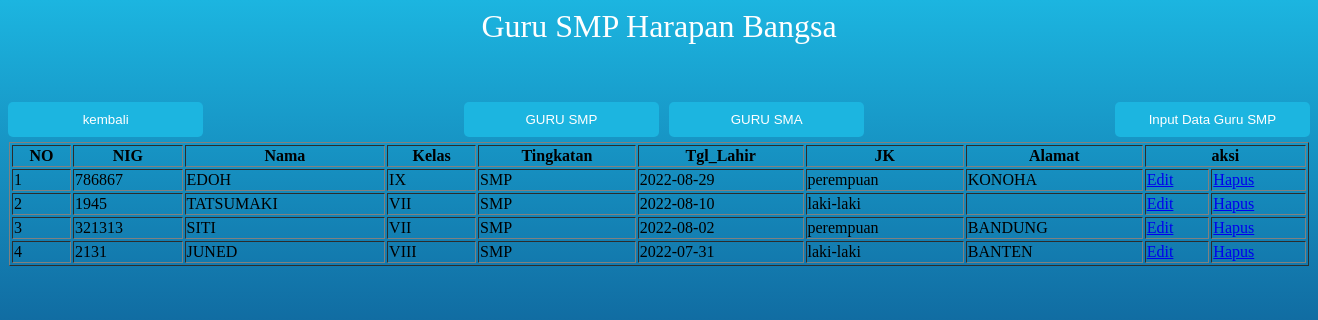
The app's page /gurusmp.php (signed in) with its own data.
### tables this page shows
CREATE TABLE `guru` (
  `NIG` int(11) NOT NULL,
  `nama` varchar(50) NOT NULL,
  `tgl_lahir` date NOT NULL,
  `jk` varchar(20) NOT NULL,
  `alamat` varchar(225) NOT NULL,
  `kelas` varchar(10) NOT NULL,
  `Tingkatan` varchar(10) NOT NULL,
  `nama_jurusan` varchar(50) DEFAULT NULL
);

### user_gurusmp.php (called while the page is built, shortened)
<?php
class UserGuru
{
    public function showData()
	{
        $conn = new Koneksi();
        $db=$conn->metal();
		$stmt=$db->prepare("SELECT NIG,nama,kelas,Tingkatan,tgl_lahir,jk,alamat FROM guru where kelas='VII' OR kelas='VIII' OR kelas='IX' AND Tingkatan='SMP'");
		$stmt->execute();
		return $stmt;
	}
}

### gurusmp.php (the view, shortened to what this page needs)
<?php
require 'user_gurusmp.php';
$obj = new UserGuru();
?>
<h1>Guru SMP Harapan Bangsa</h1>
<link rel="stylesheet" type="text/css" href="css/smp.css">
<form action = "input_guru.php" method ="POST" name="login">
<input type ="submit" class="tombol_input1" name = "submit" value = "Input Data Guru SMP">
<center>
<table class= 'table table-bordered table-responsive'>
 <tr>
 <tr>
 <table border="1" width="1300px" >
 <tr>
     <th>NO</th>
     <th>NIG</th>
     <th>Nama</th>
     <th>Kelas</th>
     <th>Tingkatan</th>
     <th>Tgl_Lahir</th>
     <th>JK</th>
     <th>Alamat</th>
     <th colspan="5">aksi</th>
 </tr>
</center>
 <?php
$no=1;
	$data=$obj->showData();
	if($data->rowCount()>0){
	while($row=$data->fetch(PDO::FETCH_ASSOC)){
?>
<tr>
	<td><?php echo $no; ?></td>
	<td><?php echo $row['NIG']; ?></td>
	<td><?php echo $row['nama']; ?></td>
    <td><?php echo $row['kelas']; ?></td>
    <td><?php echo $row['Tingkatan']; ?></td>
    <td><?php echo $row['tgl_lahir']; ?></td>
    <td><?php echo $row['jk']; ?></td>
    <td><?php echo $row['alamat']; ?></td>
    <td><a href="editguru.php?NIG=<?php echo $row['NIG']; ?>">Edit</a></td>
    <td><a href="proses_delete_guru.php?NIG=<?php echo $row['NIG']; ?>">Hapus</a></td>
    </tr>
    </form>
<?php
$no+=1; }
}else{
echo '<tr>
		<td> Not found</td>
    </tr>';
}
?>
 <form action = "guru.php" method ="POST" name="kembali">
<input type ="submit" class="tombol_kembali" name = "kembali" value = "kembali">
 </form>
 <form action = "gurusmp.php" method ="POST" name="gurusmp">
    <input type ="submit" class="tombol2" name = "gurusmp" value = "GURU SMP">
    </form>
    <form action = "gurusma.php" method ="POST" name="gurusma">
    <input type ="submit" class="tombol2" name = "gurusma" value = "GURU SMA">
    </form>

### css/smp.css (style rules this page uses)
h1 { text-align: center; color: white; font-weight: 100; }
.tombol_input1 { background: #1cb5e0; color: white; font-size: 10pt; width: 15%; border: cornflowerblue; border-radius: 5px; padding: 10px 10px; margin-bottom: 5px; color :white; float:right; }
.tombol_kembali { background: #1cb5e0; color: white; font-size: 10pt; width: 15%; border: cornflowerblue; border-radius: 5px; padding: 10px 10px; margin-bottom: 5px; color :white; float:left; }
.tombol2 { background: #1cb5e0; color: white; font-size: 10pt; width: 15%; border: cornflowerblue; border-radius: 5px; padding: 10px 10px; margin-bottom: 5px; margin-left: 10px; color :white; }

### records on screen
guru: NIG "786867", nama "EDOH", kelas "IX", Tingkatan "SMP", tgl_lahir "2022-08-29", jk "perempuan", alamat "KONOHA"
guru: NIG "1945", nama "TATSUMAKI", kelas "VII", Tingkatan "SMP", tgl_lahir "2022-08-10", jk "laki-laki"
guru: NIG "321313", nama "SITI", kelas "VII", Tingkatan "SMP", tgl_lahir "2022-08-02", jk "perempuan", alamat "BANDUNG"
guru: NIG "2131", nama "JUNED", kelas "VIII", Tingkatan "SMP", tgl_lahir "2022-07-31", jk "laki-laki", alamat "BANTEN"
